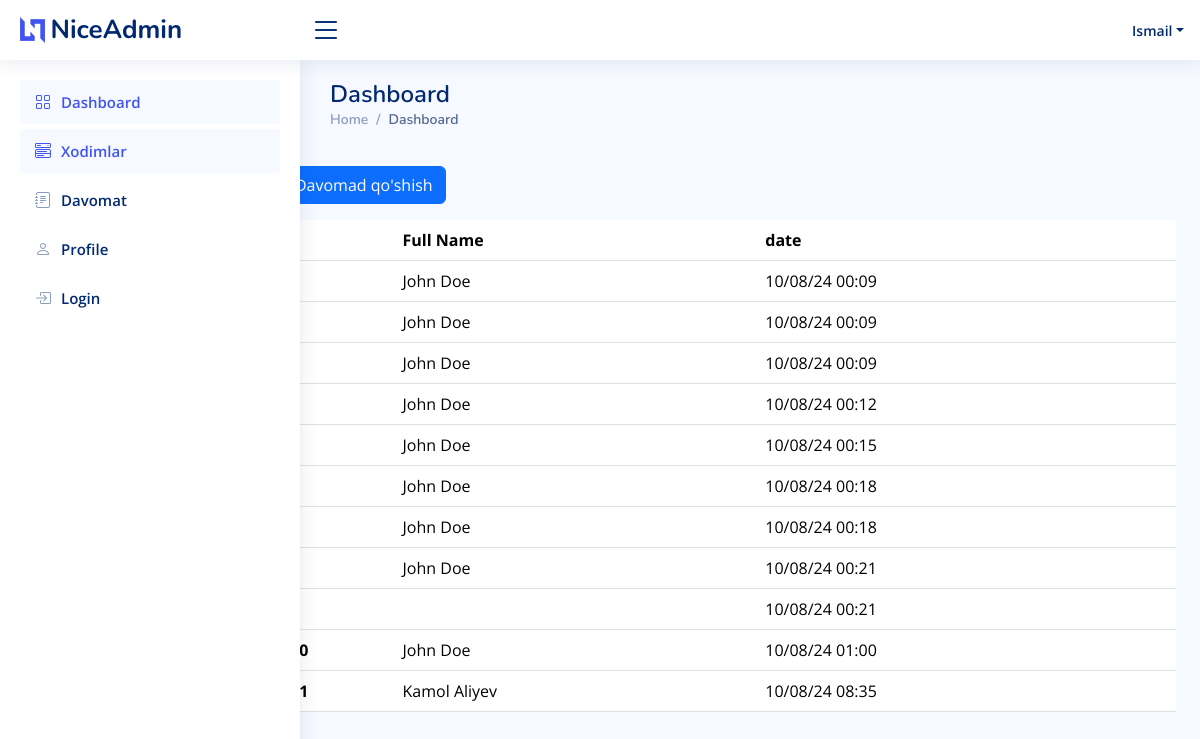
The page /attendance/list/ (signed in) on the database as committed earlier.
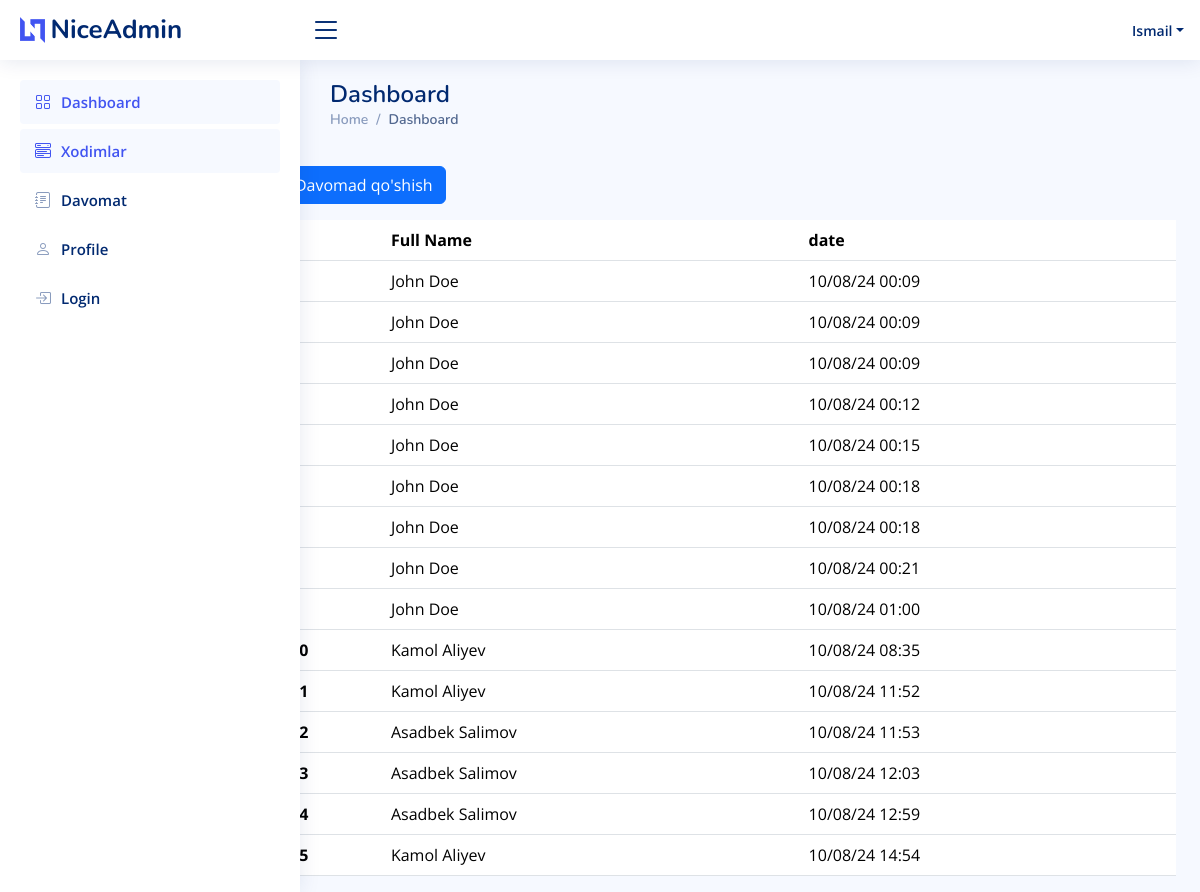
The same page on the database as committed later.
### dashboard/models.py (models this page shows, shortened)
class Davomat(models.Model):
    xodim = models.ForeignKey(Xodimlar, on_delete=models.SET_NULL, null=True)
    date = models.DateTimeField(auto_now_add=True)

class Xodimlar(models.Model):
    full_name = models.CharField(max_length=100)
    age = models.IntegerField()
    phone = models.CharField(max_length=20)
    position = models.CharField(max_length=50)
    is_active = models.BooleanField(default=True)
    photo = models.ImageField(upload_to='photos')

### dashboard/views.py (the view)
# urls.py: path('attendance/list/', AttendanceListView.as_view(), name='attendance_list'),
class AttendanceListView(LoginRequiredMixin, View):
    def get(self, request):
        davomat = Davomat.objects.all()
        return render(request, 'staff/attendance-list.html',{'davomat': davomat})

### templates/staff/attendance-list.html
{% extends 'base.html' %}
{% block content %}
<div class="row">
<div class="col-9 ms-auto me-4">
<a href="{% url 'dashboard:dashboard' %}" class="btn btn-primary mb-3">Davomad qo'shish</a>
    <table class="table">
      <thead>
        <tr>
          <th scope="col">#</th>
          <th scope="col">Full Name</th>
          <th scope="col">date</th>
        </tr>
      </thead>
      <tbody>
      {% for xodim in davomat %}
        <tr>
          <th scope="row">{{ forloop.counter }}</th>
          <td>{{ xodim.xodim.full_name }}</td>
          <td>{{ xodim.date | date:"d/m/y H:i"}}</td>
        </tr>
        {% endfor %}
      </tbody>
    </table>
</div>
</div>
{% endblock %}

### templates/base.html (shortened to what this page needs)
{% load static %}
<!DOCTYPE html>
<html lang="en">
<head>
<link href="https://cdn.jsdelivr.net/npm/bootstrap@5.3.3/dist/css/bootstrap.min.css" rel="stylesheet">
  <link href="{% static 'assets/vendor/bootstrap/css/bootstrap.min.css' %}" rel="stylesheet">
  <link href="{% static 'assets/vendor/bootstrap-icons/bootstrap-icons.css' %}" rel="stylesheet">
  <link href="{% static 'assets/vendor/boxicons/css/boxicons.min.css' %}" rel="stylesheet">
  <link href="{% static 'assets/vendor/quill/quill.snow.css' %}" rel="stylesheet">
  <link href="{% static 'assets/vendor/quill/quill.bubble.css' %}" rel="stylesheet">
  <link href="{% static 'assets/vendor/remixicon/remixicon.css' %}" rel="stylesheet">
  <link href="{% static 'assets/vendor/simple-datatables/style.css' %}" rel="stylesheet">
  <link href="{% static 'assets/css/style.css' %}" rel="stylesheet">
</head>
<body>
  <header id="header" class="header fixed-top d-flex align-items-center">
    <div class="d-flex align-items-center justify-content-between">
      <a href="index.html" class="logo d-flex align-items-center">
        <img src="assets/img/logo.png" alt="">
        <span class="d-none d-lg-block">NiceAdmin</span>
      </a>
      <i class="bi bi-list toggle-sidebar-btn"></i>
    </div>
    <nav class="header-nav ms-auto">
      <ul class="d-flex align-items-center">
        <li class="nav-item dropdown pe-3">
          <a class="nav-link nav-profile d-flex align-items-center pe-0" href="{% url 'dashboard:staff_profile' %}">
            <span class="d-none d-md-block dropdown-toggle ps-2">{{ request.user.first_name }}</span>
          </a>
        </li>
      </ul>
    </nav>
  </header>
  <aside id="sidebar" class="sidebar">
    <ul class="sidebar-nav" id="sidebar-nav">
      <li class="nav-item">
        <a class="nav-link " href="{% url 'dashboard:dashboard' %}">
          <i class="bi bi-grid"></i>
          <span>Dashboard</span>
        </a>
      </li>
      <li class="nav-item">
        <a class="nav-link"  href="{% url 'dashboard:staff_list' %}">
          <i class="bi bi-menu-button-wide"></i><span>Xodimlar</span>
        </a>
      </li>
      <li class="nav-item">
        <a class="nav-link collapsed" href="{% url 'dashboard:attendance_list' %}">
          <i class="bi bi-journal-text"></i><span>Davomat</span>
        </a>
      </li>
      <li class="nav-item">
        <a class="nav-link collapsed" href="{% url 'dashboard:staff_profile' %}">
          <i class="bi bi-person"></i>
          <span>Profile</span>
        </a>
      </li>
      <li class="nav-item">
        <a class="nav-link collapsed" href="{% url 'dashboard:staff_login' %}">
          <i class="bi bi-box-arrow-in-right"></i>
          <span>Login</span>
        </a>
      </li>
    </ul>
  </aside>
  <main id="main" class="main">
    <div class="pagetitle">
      <h1>Dashboard</h1>
      <nav>
        <ol class="breadcrumb">
          <li class="breadcrumb-item"><a href="index.html">Home</a></li>
          <li class="breadcrumb-item active">Dashboard</li>
        </ol>
      </nav>
    </div>
  </main>
{% block content %}
{% endblock %}
</body>
</html>

### static/assets/css/style.css (style rules this page uses)
:root { scroll-behavior: smooth; }
body { font-family: "Open Sans", sans-serif; background: #f6f9ff; color: #444444; }
a { color: #4154f1; text-decoration: none; }
h1, h2, h3, h4, h5, h6 { font-family: "Nunito", sans-serif; }
#main { margin-top: 60px; padding: 20px 30px; transition: all 0.3s; }
.pagetitle { margin-bottom: 10px; }
.pagetitle h1 { font-size: 24px; margin-bottom: 0; font-weight: 600; color: #012970; }
.breadcrumb { font-size: 14px; font-family: "Nunito", sans-serif; color: #899bbd; font-weight: 600; }
.breadcrumb a { color: #899bbd; transition: 0.3s; }
.breadcrumb .breadcrumb-item::before { color: #899bbd; }
.breadcrumb .active { color: #51678f; font-weight: 600; }
.logo { line-height: 1; }
@media (min-width: 1200px) { .logo { width: 280px; } }
.logo img { max-height: 26px; margin-right: 6px; }
.logo span { font-size: 26px; font-weight: 700; color: #012970; font-family: "Nunito", sans-serif; }
.header { transition: all 0.5s; z-index: 997; height: 60px; box-shadow: 0px 2px 20px rgba(1, 41, 112, 0.1); background-color: #fff; padding-left: 20px; }
.header .toggle-sidebar-btn { font-size: 32px; padding-left: 10px; cursor: pointer; color: #012970; }
.header-nav ul { list-style: none; }
.header-nav>ul { margin: 0; padding: 0; }
.header-nav .nav-profile { color: #012970; }
.header-nav .nav-profile span { font-size: 14px; font-weight: 600; }
.sidebar { position: fixed; top: 60px; left: 0; bottom: 0; width: 300px; z-index: 996; transition: all 0.3s; padding: 20px; overflow-y: auto; scrollbar-width: thin; scrollbar-color: #aab7cf transparent; box-shadow: 0px 0px 20px rgba(1, 41, 112, 0.1); background-color: #fff; }
@media (min-width: 1200px) { #main, #footer { margin-left: 300px; } }
.sidebar-nav { padding: 0; margin: 0; list-style: none; }
.sidebar-nav li { padding: 0; margin: 0; list-style: none; }
.sidebar-nav .nav-item { margin-bottom: 5px; }
.sidebar-nav .nav-link { display: flex; align-items: center; font-size: 15px; font-weight: 600; color: #4154f1; transition: 0.3; background: #f6f9ff; padding: 10px 15px; border-radius: 4px; }
.sidebar-nav .nav-link i { font-size: 16px; margin-right: 10px; color: #4154f1; }
.sidebar-nav .nav-link.collapsed { color: #012970; background: #fff; }
.sidebar-nav .nav-link.collapsed i { color: #899bbd; }

Rows that differ between the two databases and show on the page:
removed Davomat: date "10/08/24 00:21"
added Davomat: xodim.full_name "Kamol Aliyev", date "10/08/24 11:52"
added Davomat: xodim.full_name "Asadbek Salimov", date "10/08/24 11:53"
added Davomat: xodim.full_name "Asadbek Salimov", date "10/08/24 12:03"
added Davomat: xodim.full_name "Asadbek Salimov", date "10/08/24 12:59"
added Davomat: xodim.full_name "Kamol Aliyev", date "10/08/24 14:54"
